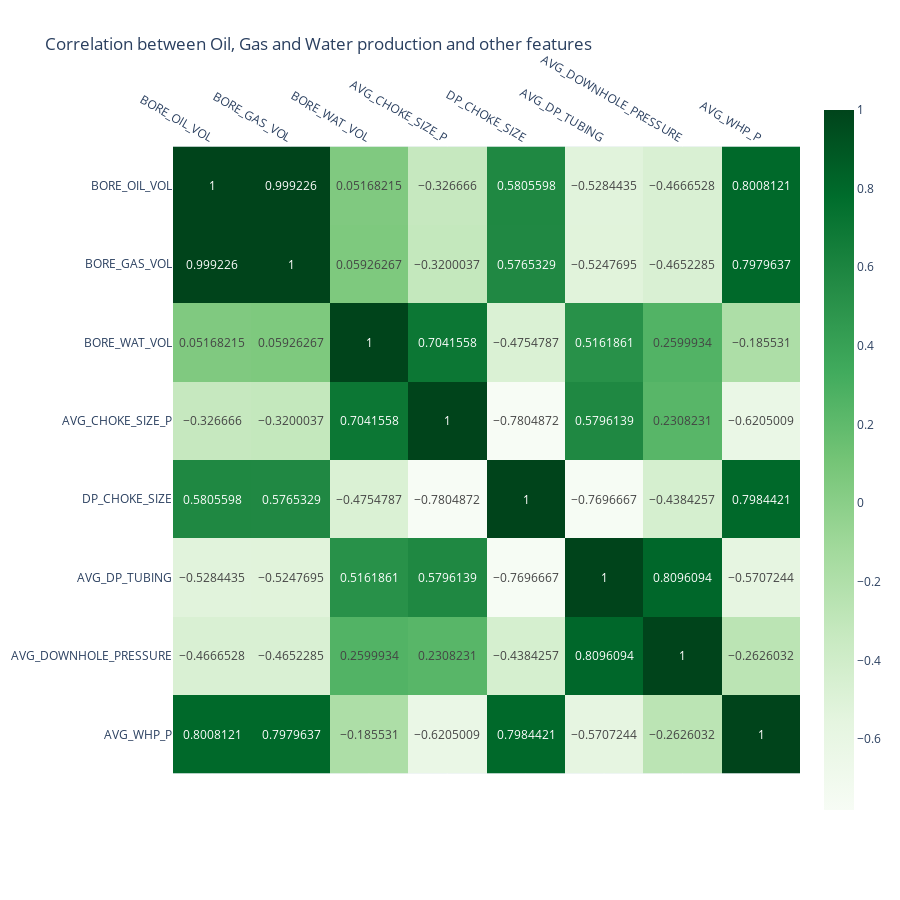

Notebook cell for this chart:
### Code cell
fig = px.imshow(data_well1[['BORE_OIL_VOL', 'BORE_GAS_VOL', 'BORE_WAT_VOL', 'AVG_CHOKE_SIZE_P', 'DP_CHOKE_SIZE', 'AVG_DP_TUBING', 'AVG_DOWNHOLE_PRESSURE', 'AVG_WHP_P']].corr(method='spearman'),
                text_auto=True,
                color_continuous_scale=px.colors.sequential.Greens,
                # x=['Oil production', 'Gas Production', 'Water Production'],
                # y=['Oil production', 'Gas Production', 'Water Production'],
                height = 900,
                width = 900,
                title = 'Correlation between Oil, Gas and Water production and other features'
)
fig.update_xaxes(side = 'top')
fig.show()

### Figure 1 — Plotly figure (JSON) as saved in the notebook; plotly's stock layout.template omitted (floating-point values rounded to 4 significant figures)
{"data": [{"coloraxis": "coloraxis", "hovertemplate": "x: %{x}<br>y: %{y}<br>color: %{z}<extra></extra>", "name": "0", "texttemplate": "%{z}", "type": "heatmap", "x": ["BORE_OIL_VOL", "BORE_GAS_VOL", "BORE_WAT_VOL", "AVG_CHOKE_SIZE_P", "DP_CHOKE_SIZE", "AVG_DP_TUBING", "AVG_DOWNHOLE_PRESSURE", "AVG_WHP_P"], "xaxis": "x", "y": ["BORE_OIL_VOL", "BORE_GAS_VOL", "BORE_WAT_VOL", "AVG_CHOKE_SIZE_P", "DP_CHOKE_SIZE", "AVG_DP_TUBING", "AVG_DOWNHOLE_PRESSURE", "AVG_WHP_P"], "yaxis": "y", "z": [[1, 0.9992, 0.05168, -0.3267, 0.5806, -0.5284, -0.4667, 0.8008], [0.9992, 1, 0.05926, -0.32, 0.5765, -0.5248, -0.4652, 0.798], [0.05168, 0.05926, 1, 0.7042, -0.4755, 0.5162, 0.26, -0.1855], [-0.3267, -0.32, 0.7042, 1, -0.7805, 0.5796, 0.2308, -0.6205], [0.5806, 0.5765, -0.4755, -0.7805, 1, -0.7697, -0.4384, 0.7984], [-0.5284, -0.5248, 0.5162, 0.5796, -0.7697, 1, 0.8096, -0.5707], [-0.4667, -0.4652, 0.26, 0.2308, -0.4384, 0.8096, 1, -0.2626], [0.8008, 0.798, -0.1855, -0.6205, 0.7984, -0.5707, -0.2626, 1]]}], "layout": {"coloraxis": {"colorscale": [[0, "rgb(247,252,245)"], [0.125, "rgb(229,245,224)"], [0.25, "rgb(199,233,192)"], [0.375, "rgb(161,217,155)"], [0.5, "rgb(116,196,118)"], [0.625, "rgb(65,171,93)"], [0.75, "rgb(35,139,69)"], [0.875, "rgb(0,109,44)"], [1, "rgb(0,68,27)"]]}, "height": 900, "title": {"text": "Correlation between Oil, Gas and Water production and other features"}, "width": 900, "xaxis": {"anchor": "y", "constrain": "domain", "domain": [0, 1], "scaleanchor": "y", "side": "top"}, "yaxis": {"anchor": "x", "autorange": "reversed", "constrain": "domain", "domain": [0, 1]}}}
